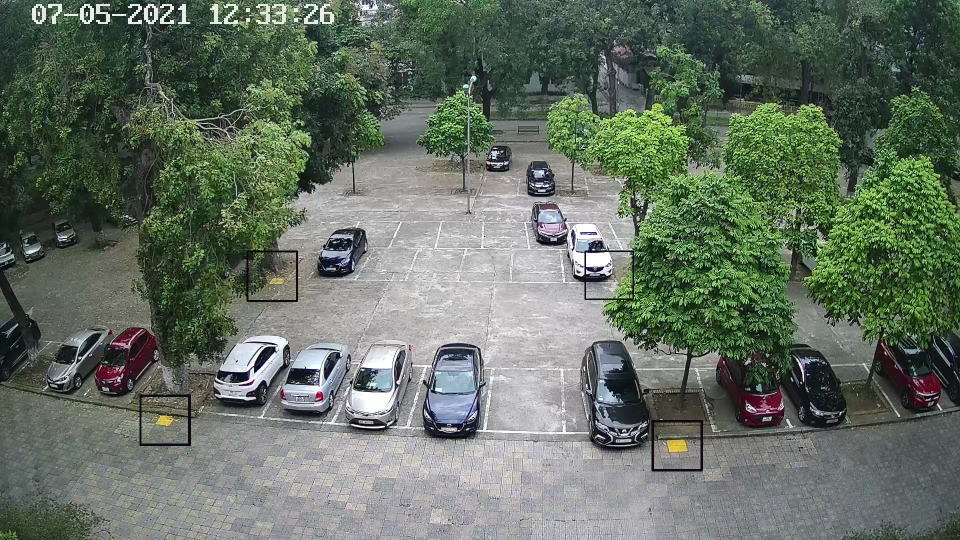
#> input picture data_process/C9/calib/recov_00100_(0_0_0).jpg, 1920 x 1080 px (shown at 1/2 size); its folder holds only this picture in this run
$ python -i Tracking.py   (imports and definitions only)
#> lines starting #> are read from the running program, lines starting #| are printed output that depends on the picture; after the words box and inside, x2 and y2 are one past the last pixel; in counts of white or black regions, pixels touching at a corner belong together
#> further down, picture is the input picture: shape (1080, 1920, 3); mean B, G, R 98.6, 111.7, 100.2
from __future__ import print_function
from re import A
import sys
import cv2
from random import randint
import imutils
from matplotlib.pyplot import box
import numpy as np
import math
import time

#---------------------------Variable-------------------------#

im_lower = np.array([20, 75, 75], dtype="uint8")
im_upper = np.array([35, 255, 255], dtype="uint8")
kernel = np.ones((3, 3), np.uint8)

trackerTypes = ['BOOSTING', 'MIL', 'KCF', 'TLD', 'MEDIANFLOW', 'GOTURN', 'MOSSE', 'CSRT']

check = False

# quit if unable to read the video file

#Center of previous boxes
# pre_centroid = [(478, 595), (1163, 624), (300, 857), (1222, 907)]
pre_centroid = []

# bboxes = [(442, 542, 110, 106), (1124, 570, 116, 108), (270, 804, 98, 106), (1176, 854, 130, 106)]
img_array = []

#waitKey
count = 0
aa = 1

#store lost landmark's name
lost_box_store = []

#store order of landmark
num = [0, 1, 2, 3]

#for fixing tracking area
# bboxes_num_def = dict(zip(num, bboxes))

lost_box = None
average_dist = -2

#---------------------------Pre_process-------------------------#


def landmark_recog(img):
    img_copy = img.copy()
    im_hsv = cv2.cvtColor(img_copy, cv2.COLOR_BGR2HSV)
#> im_hsv: shape (1080, 1920, 3); mean H, S, V 72, 60.2, 113.7
    im_mask = cv2.inRange(im_hsv, im_lower, im_upper)
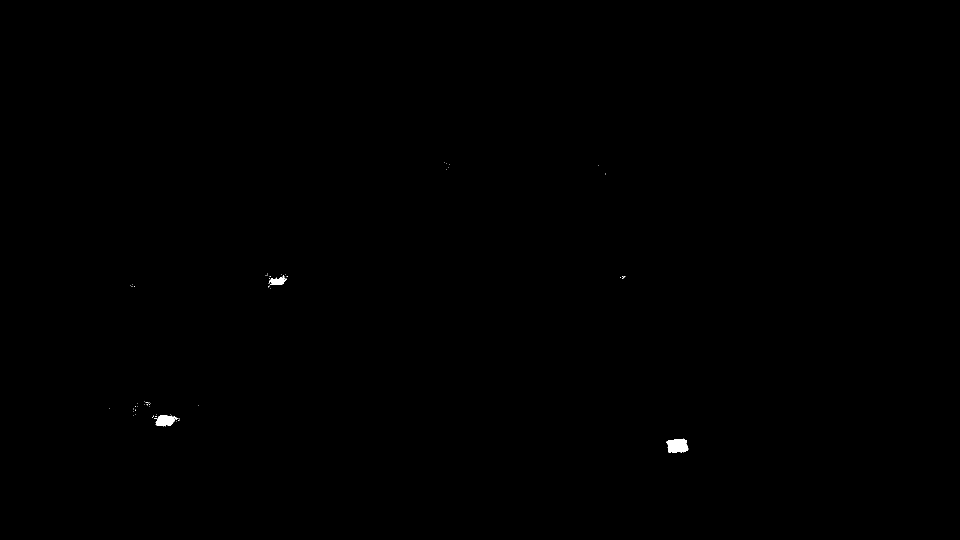
#> im_mask: shape (1080, 1920) (shown at 1/2 size); 0.1% white; 66 white regions (63 under 20 px), largest, box (x1, y1, x2, y2) and area: (1333, 879, 1377, 905) 976, (308, 830, 356, 853) 680, (538, 553, 574, 570) 349
    im_mask = cv2.morphologyEx(im_mask, cv2.MORPH_OPEN, kernel)
#> im_mask: shape (1080, 1920); 0.09% white; 3 white regions
    cur_cnt, _ = cv2.findContours(im_mask, cv2.RETR_EXTERNAL, cv2.CHAIN_APPROX_SIMPLE)
#> cur_cnt = 3 contours; box (x1, y1, x2, y2) and area: (1333, 879, 1376, 905) 911, (313, 830, 349, 852) 582, (541, 557, 568, 570) 238
    try:
        c = cv2.contourArea(max(cur_cnt, key = cv2.contourArea))
#> c = 911
    except:
        c = 100
    # [4 lines of commented-out code are left out]
    return c

#Return center of tracking box
# [141 lines left out: functions center, module, not called in this run]

    # [5 lines of commented-out code are left out]


>>> import cv2
>>> picture = cv2.imread('../../data_process/C9/calib/recov_00100_(0_0_0).jpg')
>>> result = landmark_recog(picture)
#> result = 911
